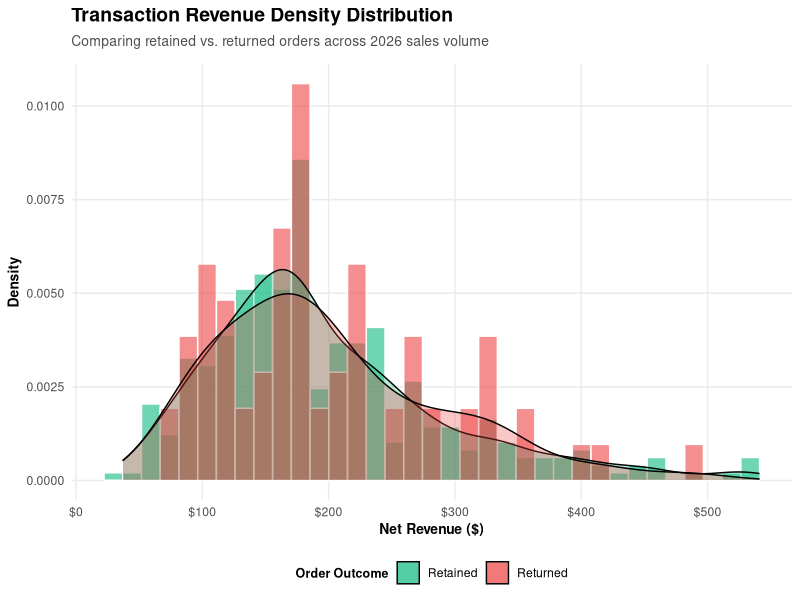
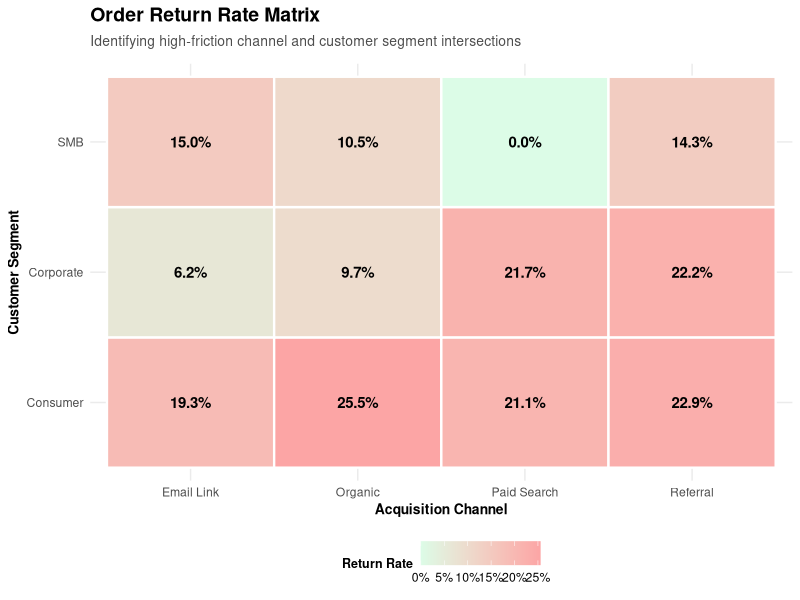
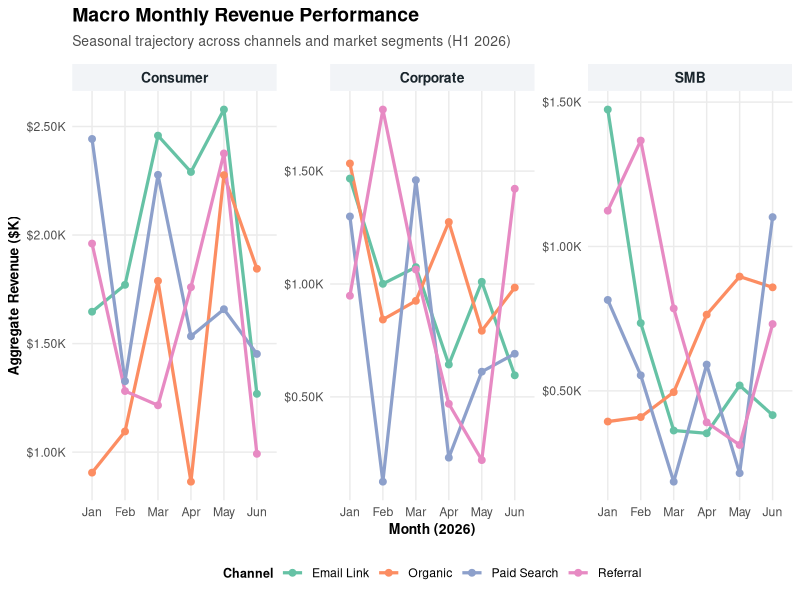

Write the R code that produced these figures, in order.
# ==============================================================================
# Day 18: Exploratory Data Analysis (EDA) Project
# 30-Days-Of-R
# Author: Benjamin Kithome
# ==============================================================================

# Load required libraries
library(scales)
library(tidyverse)
library(lubridate)


# Set seed for reproducible pseudo-random generation
set.seed(101)

# Custom publication-ready ggplot theme
theme_eda <- function() {
  theme_minimal(base_size = 11) +
    theme(
      plot.title = element_text(face = "bold", size = 14, margin = margin(b = 6)),
      plot.subtitle = element_text(color = "grey30", size = 10, margin = margin(b = 10)),
      plot.caption = element_text(color = "grey50", size = 8, hjust = 1, margin = margin(t = 10)),
      axis.title = element_text(face = "bold", size = 10),
      panel.grid.minor = element_blank(),
      panel.grid.major.x = element_line(color = "#ebebeb"),
      panel.grid.major.y = element_line(color = "#ebebeb"),
      legend.position = "bottom",
      legend.title = element_text(face = "bold", size = 9),
      strip.background = element_rect(fill = "#f2f4f7", color = NA),
      strip.text = element_text(face = "bold", size = 10, color = "#1a252c")
    )
}

n_records <- 400

# Generating realistic right-skewed revenue (Log-Normal distribution)
raw_revenue <- rlnorm(n_records - 25, meanlog = 5.2, sdlog = 0.5)

eda_raw_data <- tibble(
  order_id          = 1001:(1000 + n_records),
  customer_segment  = sample(c("Corporate", "Consumer", "SMB"), n_records, replace = TRUE, prob = c(0.3, 0.5, 0.2)),
  order_date_str    = sample(seq(as.Date('2026/01/01'), as.Date('2026/06/30'), by = "day"), n_records, replace = TRUE) %>% as.character(),
  channel           = sample(c("Paid Search ", "Organic", "Email Link", "Referral"), n_records, replace = TRUE),
  revenue           = c(raw_revenue, rep(NA, 25)), # Injecting 5% missingness
  discount_applied  = sample(c(0, 0.05, 0.10, 0.15, 0.20), n_records, replace = TRUE, prob = c(0.5, 0.2, 0.15, 0.1, 0.05)),
  returned          = sample(c("YES", "NO"), n_records, replace = TRUE, prob = c(0.14, 0.86))
)

# RAW DATA AUDIT
glimpse(eda_raw_data)

# Missingness assessment
missing_summary <- eda_raw_data %>%
  summarise(across(everything(), ~ sum(is.na(.)))) %>%
  pivot_longer(cols = everything(), names_to = "variable", values_to = "missing_count") %>%
  mutate(missing_pct = (missing_count / n_records) * 100)

print(missing_summary)

# Data Wrangling $ Feature engineering
eda_cleaned <- eda_raw_data %>%
  mutate(
    # String hygiene: trim whitespace
    channel          = str_trim(channel),
    
    # Date parsing & temporal feature extraction
    order_date       = ymd(order_date_str),
    order_month      = month(order_date, label = TRUE, abbr = TRUE),
    order_wday       = wday(order_date, label = TRUE, abbr = TRUE),
    is_weekend       = order_wday %in% c("Sat", "Sun"),
    
    # Categorical standardization
    is_returned      = if_else(returned == "YES", TRUE, FALSE)
  ) %>%
  # Group-Wise Median Imputation (Imputing by Segment preserves distribution integrity)
  group_by(customer_segment) %>%
  mutate(
    revenue = replace_na(revenue, median(revenue, na.rm = TRUE))
  ) %>%
  ungroup() %>%
  mutate(
    # Financial metrics engineering
    gross_revenue    = revenue / (1 - discount_applied),
    discount_amount  = gross_revenue - revenue
  ) %>%
  select(-order_date_str, -returned)

# CLEAN DATA SUMMARY
summary(eda_cleaned %>% select(revenue, discount_applied, gross_revenue, is_returned))

#
# Non-parametric numerical summary stats (Robust against skewness)
num_summary <- eda_cleaned %>%
  summarise(
    Mean_Rev   = mean(revenue),
    SD_Rev     = sd(revenue),
    Median_Rev = median(revenue),
    IQR_Rev    = IQR(revenue),
    Min_Rev    = min(revenue),
    Max_Rev    = max(revenue)
  )

cat("\n--- Revenue Distribution Numerical Breakdown ---\n")
print(num_summary)

# Visualizing Revenue Distribution with Density & Boxplot
revenue_dist_plot <- ggplot(eda_cleaned, aes(x = revenue, fill = is_returned)) +
  geom_histogram(aes(y = ..density..), bins = 35, alpha = 0.6, position = "identity", color = "white") +
  geom_density(alpha = 0.3) +
  scale_x_continuous(labels = dollar_format(prefix = "$")) +
  scale_fill_manual(values = c("FALSE" = "#10b981", "TRUE" = "#ef4444"), labels = c("Retained", "Returned")) +
  labs(
    title    = "Transaction Revenue Density Distribution",
    subtitle = "Comparing retained vs. returned orders across 2026 sales volume",
    x        = "Net Revenue ($)",
    y        = "Density",
    fill     = "Order Outcome"
  ) +
  theme_eda()

print(revenue_dist_plot)

#
segment_channel_returns <- eda_cleaned %>%
  group_by(customer_segment, channel) %>%
  summarise(
    total_orders  = n(),
    return_count  = sum(is_returned),
    return_rate   = mean(is_returned),
    avg_revenue   = mean(revenue),
    .groups       = "drop"
  )

# BIVARIATE BREAKDOWN
print(segment_channel_returns)

# Return Rate Heatmap Plot
return_heatmap_plot <- ggplot(segment_channel_returns, aes(x = channel, y = customer_segment, fill = return_rate)) +
  geom_tile(color = "white", linewidth = 0.8) +
  geom_text(aes(label = percent(return_rate, accuracy = 0.1)), color = "black", fontface = "bold", size = 3.8) +
  scale_fill_gradient(low = "#dcfce7", high = "#fca5a5", labels = percent_format()) +
  labs(
    title    = "Order Return Rate Matrix",
    subtitle = "Identifying high-friction channel and customer segment intersections",
    x        = "Acquisition Channel",
    y        = "Customer Segment",
    fill     = "Return Rate"
  ) +
  theme_eda() +
  theme(panel.grid = element_blank())

print(return_heatmap_plot)

# 5. Multivariate Time Series Dynamics & Performance Trends
monthly_channel_performance <- eda_cleaned %>%
  group_by(order_month, customer_segment, channel) %>%
  summarise(
    total_sales  = sum(revenue),
    order_volume = n(),
    .groups      = "drop"
  )

macro_trend_plot <- ggplot(monthly_channel_performance, aes(x = order_month, y = total_sales, group = channel, color = channel)) +
  geom_line(linewidth = 1.1) +
  geom_point(size = 2) +
  facet_wrap(~ customer_segment, scales = "free_y") +
  scale_y_continuous(labels = dollar_format(prefix = "$", scale = 1e-3, suffix = "K")) +
  scale_color_brewer(palette = "Set2") +
  labs(
    title    = "Macro Monthly Revenue Performance",
    subtitle = "Seasonal trajectory across channels and market segments (H1 2026)",
    x        = "Month (2026)",
    y        = "Aggregate Revenue ($K)",
    color    = "Channel"
  ) +
  theme_eda()

print(macro_trend_plot)

total_rev     <- sum(eda_cleaned$revenue)
overall_rr    <- mean(eda_cleaned$is_returned)
top_segment   <- eda_cleaned %>% group_by(customer_segment) %>% summarise(rev = sum(revenue)) %>% arrange(desc(rev)) %>% slice(1)
top_channel   <- eda_cleaned %>% group_by(channel) %>% summarise(rev = sum(revenue)) %>% arrange(desc(rev)) %>% slice(1)

{
cat("                       EXECUTIVE EDA SUMMARY REPORT\n")
cat(sprintf("• Total Processed Gross Revenue : %s\n", dollar(sum(eda_cleaned$gross_revenue))))
cat(sprintf("• Net Settled Revenue           : %s\n", dollar(total_rev)))
cat(sprintf("• Overall Order Return Rate     : %.2f%%\n", overall_rr * 100))
cat(sprintf("• Top Revenue Customer Segment  : %s (%s)\n", top_segment$customer_segment, dollar(top_segment$rev)))
cat(sprintf("• Top Acquisition Channel       : %s (%s)\n", top_channel$channel, dollar(top_channel$rev)))
}
